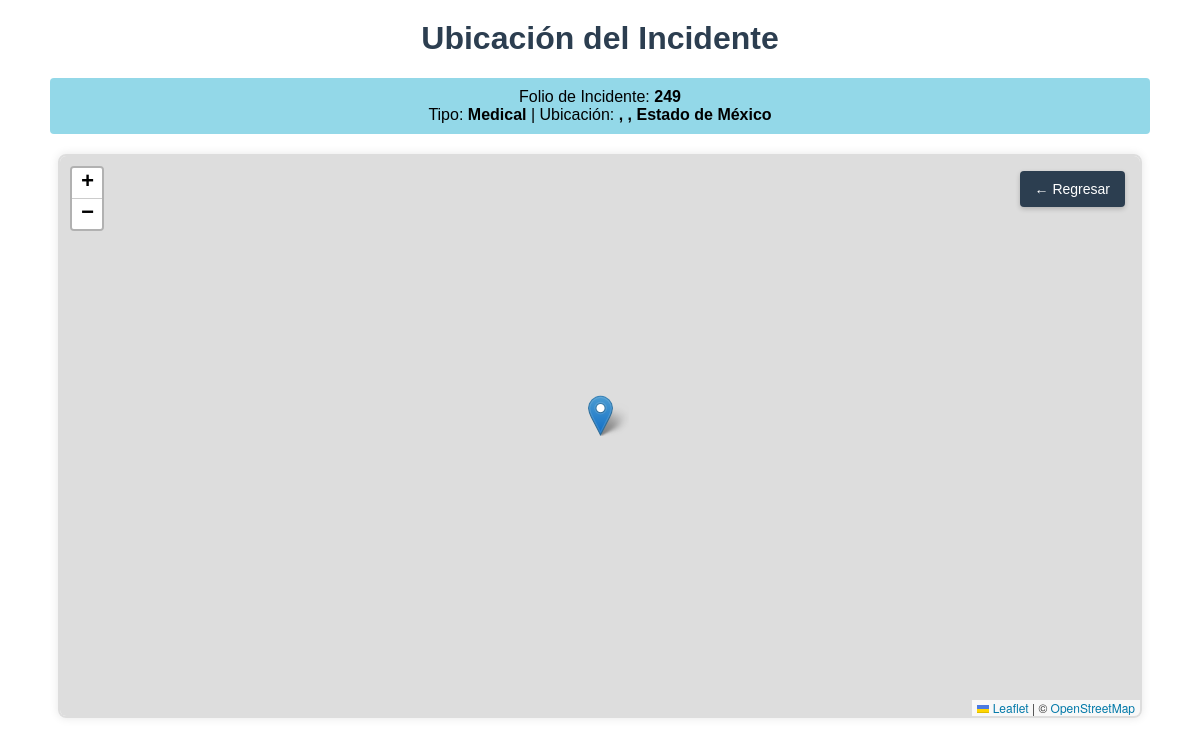
Screenshot of /despachador/mapa.php?folio=249 (signed in) with the database file from the repository.
### tables this page shows
CREATE TABLE `incidentes` (
  `folio_incidente` int(11) NOT NULL AUTO_INCREMENT,
  `quepaso` varchar(255) NOT NULL,
  `tipo_auxilio` varchar(50) NOT NULL,
  `hora_incidente` time NOT NULL,
  `fecha_incidente` datetime NOT NULL,
  `fecha_actualizacion` datetime DEFAULT NULL,
  `num_personas` int(11) NOT NULL,
  `latitud` decimal(10,8) DEFAULT NULL,
  `longitud` decimal(11,8) DEFAULT NULL,
  `telefono` varchar(20) NOT NULL,
  `id_usuario_reporta` int(11) DEFAULT NULL,
  `clasificacion` varchar(20) DEFAULT NULL,
  `prioridad` enum('Alta','Media','Baja') DEFAULT 'Media',
  `id_unidad_asignada` int(11) DEFAULT NULL,
  `colonia` varchar(255) DEFAULT NULL,
  `localidad` varchar(255) DEFAULT NULL,
  `municipio` varchar(255) DEFAULT NULL,
  `id_emergency_type` varchar(10) DEFAULT NULL,
  `id_llamada` int(11) DEFAULT NULL,
  `hora` time DEFAULT NULL,
  `hora_edicion` time DEFAULT NULL,
  `nombre_completo` varchar(30) DEFAULT NULL,
  `detalle` text DEFAULT NULL,
  `objetos_involucrados` varchar(40) DEFAULT NULL,
  `tipo_telefono` enum('Local','Celular','Publico') DEFAULT NULL,
  `referencia_lugar` text DEFAULT NULL,
  PRIMARY KEY (`folio_incidente`),
  KEY `id_usuario_reporta` (`id_usuario_reporta`),
  KEY `id_unidad_asignada` (`id_unidad_asignada`),
  KEY `id_emergency_type` (`id_emergency_type`),
  KEY `fk_incidente_llamada` (`id_llamada`),
  CONSTRAINT `fk_incidente_llamada` FOREIGN KEY (`id_llamada`) REFERENCES `llamadas` (`id_llamada`) ON DELETE SET NULL ON UPDATE CASCADE,
  CONSTRAINT `incidentes_ibfk_1` FOREIGN KEY (`id_usuario_reporta`) REFERENCES `usuarios` (`id_usuario`) ON DELETE SET NULL,
  CONSTRAINT `incidentes_ibfk_2` FOREIGN KEY (`id_unidad_asignada`) REFERENCES `unidades` (`id_unidad`) ON DELETE SET NULL,
  CONSTRAINT `incidentes_ibfk_3` FOREIGN KEY (`id_emergency_type`) REFERENCES `EmergencyTypes` (`code`)
);

### despachador/mapa.php (the view, shortened to what this page needs)
<?php
require_once '../db.php';
$folio_incidente = isset($_GET['folio']) ? intval($_GET['folio']) : 0;
$incidente = null;
try {
    $sql = "SELECT latitud, longitud, quepaso, tipo_auxilio, colonia, localidad, municipio
            FROM incidentes
            WHERE folio_incidente = :folio";
    $stmt = $pdo->prepare($sql);
    $stmt->bindParam(':folio', $folio_incidente, PDO::PARAM_INT);
    $stmt->execute();
    $incidente = $stmt->fetch(PDO::FETCH_ASSOC);
} catch (PDOException $e) {
    error_log("Database error: " . $e->getMessage());
    die("Error al conectar con la base de datos");
} catch (Exception $e) {
    die($e->getMessage());
}
?>
<!DOCTYPE html>
<html>
<head>
    <link rel="stylesheet" href="https://unpkg.com/leaflet@1.7.1/dist/leaflet.css" />
</head>
<body>
    <h1>Ubicación del Incidente</h1>
    <div class="info-box">
        Folio de Incidente: <strong><?= htmlspecialchars($folio_incidente) ?></strong><br>
        Tipo: <strong><?= htmlspecialchars($incidente['tipo_auxilio']) ?></strong> |
        Ubicación: <strong><?= htmlspecialchars($incidente['colonia'] . ', ' . $incidente['localidad'] . ', ' . $incidente['municipio']) ?></strong>
    </div>
    <div class="map-container">
        <div id="map"></div>
        <button class="btn-regresar" onclick="window.history.back();">
            ← Regresar
        </button>
    </div>
</body>
</html>

### despachador/mapa.php (style rules this page uses)
body { margin: 0; padding: 0; font-family: Arial, sans-serif; }
.map-container { width: 90%; height: 70vh; margin: 20px auto; border: 2px solid #ddd; border-radius: 8px; box-shadow: 0 0 10px rgba(0,0,0,0.1); position: relative; }
#map { width: 100%; height: 100%; border-radius: 6px; }
.btn-regresar { position: absolute; top: 15px; right: 15px; z-index: 1000; background: #2c3e50; color: white; border: none; padding: 10px 15px; border-radius: 4px; cursor: pointer; font-size: 14px; box-shadow: 0 2px 5px rgba(0,0,0,0.2); }
h1 { text-align: center; color: #2c3e50; margin-top: 20px; }
.info-box { width: 90%; margin: 10px auto; padding: 10px; background: #93D8E8; border-radius: 4px; text-align: center; }

### rows the page displays
incidentes: tipo_auxilio "Medical", colonia+localidad+municipio ", , Estado de México"

### other values shown
$folio_incidente "249"
